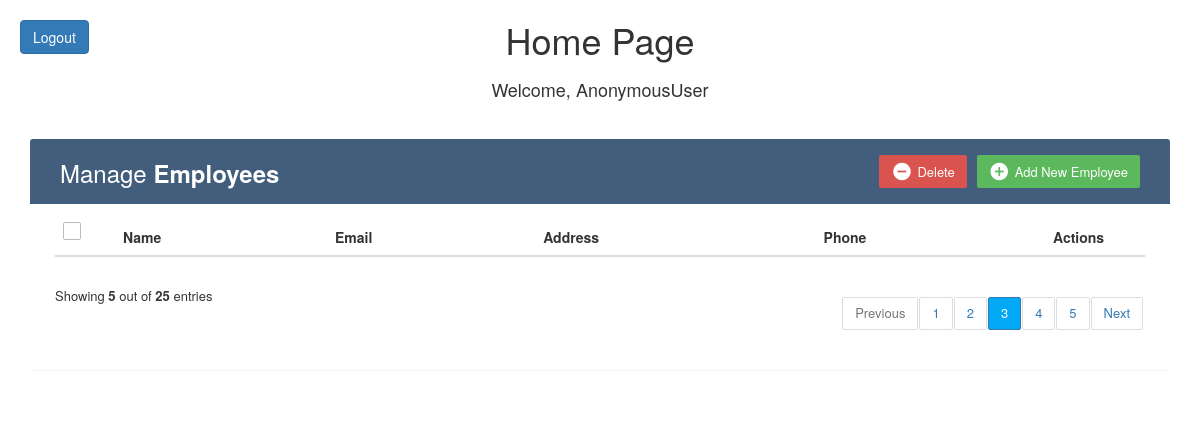
Before: /homePage/ with the older database file.
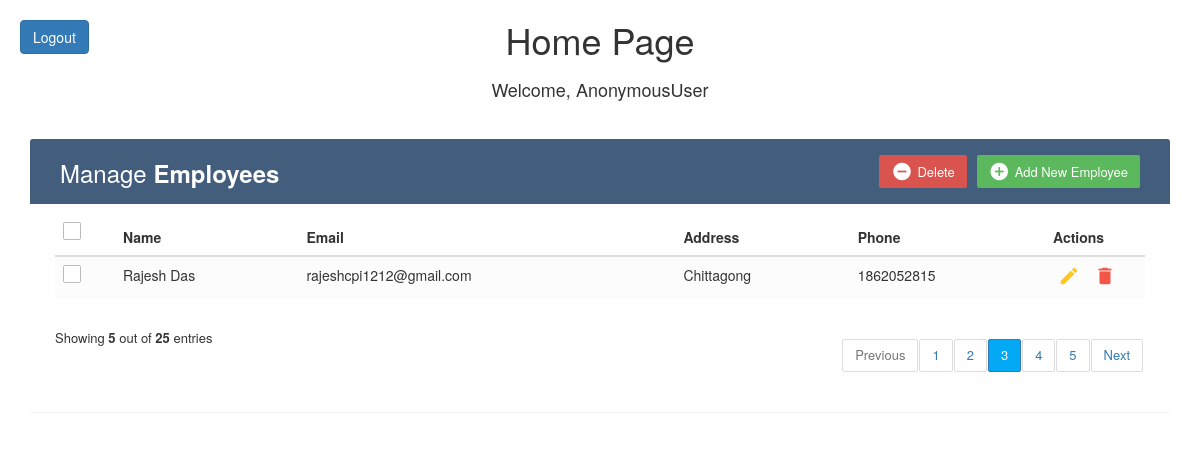
After: the same page with the newer database file.
### myApp/models.py (models this page shows)
class Employees(models.Model):
    name=models.CharField(max_length=200)
    email=models.EmailField(max_length=200)
    address=models.TextField()
    mobile=models.IntegerField()

### myProject/views.py (the view)
# urls.py: path('homePage/', views.homePage,name="homePage"),
def homePage(request):
    user=request.user
    emp=Employees.objects.all()
    context={
         'emp':emp
    }
    return render(request, 'home.html', {'user_name': user, 'emp': emp})

### template/home.html (shortened to what this page needs)
<!DOCTYPE html>
<html lang="en">
<head>
</head>
<link rel="stylesheet" href="https://maxcdn.bootstrapcdn.com/font-awesome/4.7.0/css/font-awesome.min.css">
<link rel="stylesheet" href="https://maxcdn.bootstrapcdn.com/bootstrap/3.3.7/css/bootstrap.min.css">
  <body>
    <a href="{% url 'loginPage' %}" class="btn btn-primary logout-button">Logout</a>
    <div class="container d-flex h-100 justify-content-center align-items-center">
        <div class="text-center">
            <h1>Home Page</h1>
        </div>
    </div>
	<div class="container d-flex h-100 justify-content-center align-items-center">
    <div class="text-center">
        <h4>Welcome, {{ user_name }}</h4>
    </div>
</div>
    <div class="container">
        <div class="table-wrapper">
            <div class="table-title">
                <div class="row">
                    <div class="col-sm-6">
						<h2>Manage <b>Employees</b></h2>
					</div>
					<div class="col-sm-6">
						<a href="#addEmployeeModal" class="btn btn-success" data-toggle="modal"><i class="material-icons">&#xE147;</i> <span>Add New Employee</span></a>
						<a href="#deleteEmployeeModal" class="btn btn-danger" data-toggle="modal"><i class="material-icons">&#xE15C;</i> <span>Delete</span></a>
					</div>
                </div>
            </div>
            <table class="table table-striped table-hover">
                <thead>
                    <tr>
						<th>
							<span class="custom-checkbox">
								<label for="selectAll"></label>
							</span>
						</th>
                        <th>Name</th>
                        <th>Email</th>
						<th>Address</th>
                        <th>Phone</th>
                        <th>Actions</th>
                    </tr>
                </thead>
				<tbody>
					{% for i in emp %}
					<tr>
						<td>
							<span class="custom-checkbox">
								<label for="checkbox1"></label>
							</span>
						</td>
						<td>{{ i.name }}</td>
						<td>{{ i.email }}</td>
						<td>{{ i.address }}</td>
						<td>{{ i.mobile }}</td>
						<td>
							<a href="#editEmployeeModal-{{forloop.counter}}" class="edit" data-toggle="modal"><i class="material-icons" data-toggle="tooltip" title="Edit">&#xE254;</i></a>
							<a href="#deleteEmployeeModal-{{forloop.counter}}" class="delete" data-toggle="modal"><i class="material-icons" data-toggle="tooltip" title="Delete">&#xE872;</i></a>
						</td>
					</tr>
					{% endfor %}
				</tbody>
            </table>
			<div class="clearfix">
                <div class="hint-text">Showing <b>5</b> out of <b>25</b> entries</div>
                <ul class="pagination">
                    <li class="page-item disabled"><a href="#">Previous</a></li>
                    <li class="page-item"><a href="#" class="page-link">1</a></li>
                    <li class="page-item"><a href="#" class="page-link">2</a></li>
                    <li class="page-item active"><a href="#" class="page-link">3</a></li>
                    <li class="page-item"><a href="#" class="page-link">4</a></li>
                    <li class="page-item"><a href="#" class="page-link">5</a></li>
                    <li class="page-item"><a href="#" class="page-link">Next</a></li>
                </ul>
            </div>
        </div>
    </div>
</body>
</html>

Changed rows visible on the page:
added Employees: name "Rajesh Das", email "rajeshcpi1212@gmail.com", address "Chittagong", mobile "1862052815"
